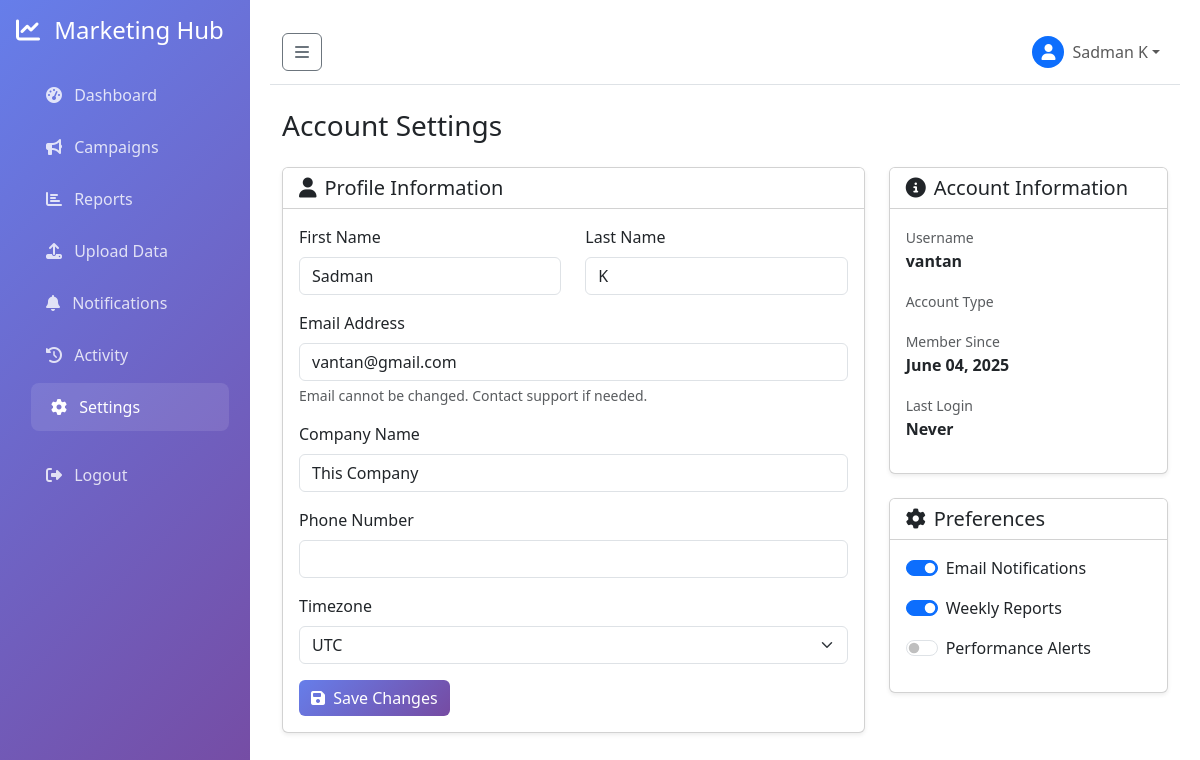
/settings (signed in), run on the app's committed database.
### models.py (models this page shows, shortened)
class User(UserMixin, db.Model):
    __tablename__ = 'users'
    id = db.Column(db.Integer, primary_key=True)
    username = db.Column(db.String(80), unique=True, nullable=False)
    email = db.Column(db.String(120), unique=True, nullable=False)
    password_hash = db.Column(db.String(256), nullable=False)
    first_name = db.Column(db.String(50), nullable=True)
    last_name = db.Column(db.String(50), nullable=True)
    company_name = db.Column(db.String(100), nullable=True)
    created_at = db.Column(db.DateTime, default=datetime.utcnow)
    campaigns = db.relationship('Campaign', backref='client', lazy=True)
    def get_full_name(self):
        if self.first_name and self.last_name:
            return f"{self.first_name} {self.last_name}"
        return self.username

### routes.py (the view)
@app.route('/settings')
@login_required
def account_settings():
    log_activity('settings_view', 'Viewed account settings')
    return render_template('settings.html')

### app.py (called while the page is built)
@login_manager.user_loader
def load_user(user_id):
    from models import User
    return User.query.get(int(user_id))

### routes.py (called while the page is built)
def log_activity(action, description=None):
    if current_user.is_authenticated:
        log = ActivityLog(
            user_id=current_user.id,
            action=action,
            description=description,
            ip_address=request.remote_addr,
            user_agent=request.headers.get('User-Agent')
        )
        db.session.add(log)
        db.session.commit()

### templates/settings.html (shortened to what this page needs)
{% extends "base.html" %}
{% block content %}
<div class="container-fluid">
    <div class="row">
        <div class="col-12">
            <div class="d-flex justify-content-between align-items-center mb-4">
                <h1 class="h3 mb-0">Account Settings</h1>
            </div>
        </div>
    </div>
    <div class="row">
        <div class="col-lg-8">
            <div class="card shadow-sm">
                <div class="card-header bg-white">
                    <h5 class="card-title mb-0">
                        <i class="fas fa-user me-2"></i>Profile Information
                    </h5>
                </div>
                <div class="card-body">
                    <form method="POST" action="{{ url_for('update_settings') }}">
                        <div class="row">
                            <div class="col-md-6 mb-3">
                                <label for="first_name" class="form-label">First Name</label>
                                <input type="text" class="form-control" id="first_name" name="first_name"
                                       value="{{ current_user.first_name or '' }}">
                            </div>
                            <div class="col-md-6 mb-3">
                                <label for="last_name" class="form-label">Last Name</label>
                                <input type="text" class="form-control" id="last_name" name="last_name"
                                       value="{{ current_user.last_name or '' }}">
                            </div>
                        </div>
                        <div class="mb-3">
                            <label for="email" class="form-label">Email Address</label>
                            <input type="email" class="form-control" id="email" name="email"
                                   value="{{ current_user.email }}" readonly>
                            <div class="form-text">Email cannot be changed. Contact support if needed.</div>
                        </div>
                        <div class="mb-3">
                            <label for="company_name" class="form-label">Company Name</label>
                            <input type="text" class="form-control" id="company_name" name="company_name"
                                   value="{{ current_user.company_name or '' }}">
                        </div>
                        <div class="mb-3">
                            <label for="phone" class="form-label">Phone Number</label>
                            <input type="tel" class="form-control" id="phone" name="phone"
                                   value="{{ current_user.phone or '' }}">
                        </div>
                        <div class="mb-3">
                            <label for="timezone" class="form-label">Timezone</label>
                            <select class="form-select" id="timezone" name="timezone">
                                <option value="UTC" {% if current_user.timezone == 'UTC' %}selected{% endif %}>UTC</option>
                            </select>
                        </div>
                        <button type="submit" class="btn btn-primary">
                            <i class="fas fa-save me-1"></i> Save Changes
                        </button>
                    </form>
                </div>
            </div>
        </div>
        <div class="col-lg-4">
            <div class="card shadow-sm mb-4">
                <div class="card-header bg-white">
                    <h5 class="card-title mb-0">
                        <i class="fas fa-info-circle me-2"></i>Account Information
                    </h5>
                </div>
                <div class="card-body">
                    <div class="mb-3">
                        <small class="text-muted">Username</small>
                        <div class="fw-bold">{{ current_user.username }}</div>
                    </div>
                    <div class="mb-3">
                        <small class="text-muted">Account Type</small>
                    </div>
                    <div class="mb-3">
                        <small class="text-muted">Member Since</small>
                        <div class="fw-bold">{{ current_user.created_at.strftime('%B %d, %Y') }}</div>
                    </div>
                    <div class="mb-3">
                        <small class="text-muted">Last Login</small>
                        <div class="fw-bold">
                            {% if current_user.last_login %}
                                {{ current_user.last_login.strftime('%B %d, %Y at %I:%M %p') }}
                            {% else %}
                                Never
                            {% endif %}
                        </div>
                    </div>
                </div>
            </div>
            <div class="card shadow-sm">
                <div class="card-header bg-white">
                    <h5 class="card-title mb-0">
                        <i class="fas fa-cog me-2"></i>Preferences
                    </h5>
                </div>
                <div class="card-body">
                    <div class="form-check form-switch mb-3">
                        <input class="form-check-input" type="checkbox" id="emailNotifications" checked>
                        <label class="form-check-label" for="emailNotifications">
                            Email Notifications
                        </label>
                    </div>
                    <div class="form-check form-switch mb-3">
                        <input class="form-check-input" type="checkbox" id="weeklyReports" checked>
                        <label class="form-check-label" for="weeklyReports">
                            Weekly Reports
                        </label>
                    </div>
                    <div class="form-check form-switch mb-3">
                        <input class="form-check-input" type="checkbox" id="performanceAlerts">
                        <label class="form-check-label" for="performanceAlerts">
                            Performance Alerts
                        </label>
                    </div>
                </div>
            </div>
        </div>
    </div>
</div>
{% endblock %}

### templates/base.html (shortened to what this page needs)
<!DOCTYPE html>
<html lang="en">
<head>
    <link href="https://cdn.jsdelivr.net/npm/bootstrap@5.3.0/dist/css/bootstrap.min.css" rel="stylesheet">
    <link href="https://cdnjs.cloudflare.com/ajax/libs/font-awesome/6.4.0/css/all.min.css" rel="stylesheet">
</head>
<body>
    <nav class="sidebar" id="sidebar">
        <div class="p-3">
            <h4 class="text-white mb-4">
                <i class="fas fa-chart-line me-2"></i>
                <span class="sidebar-text">Marketing Hub</span>
            </h4>
            <ul class="nav flex-column">
                <li class="nav-item">
                    <a class="nav-link {% if request.endpoint == 'dashboard' %}active{% endif %}" href="{{ url_for('dashboard') }}">
                        <i class="fas fa-tachometer-alt me-2"></i>
                        <span class="sidebar-text">Dashboard</span>
                    </a>
                </li>
                <li class="nav-item">
                    <a class="nav-link {% if request.endpoint == 'campaigns' %}active{% endif %}" href="{{ url_for('campaigns') }}">
                        <i class="fas fa-bullhorn me-2"></i>
                        <span class="sidebar-text">Campaigns</span>
                    </a>
                </li>
                <li class="nav-item">
                    <a class="nav-link {% if request.endpoint == 'reports' %}active{% endif %}" href="{{ url_for('reports') }}">
                        <i class="fas fa-chart-bar me-2"></i>
                        <span class="sidebar-text">Reports</span>
                    </a>
                </li>
                <li class="nav-item">
                    <a class="nav-link {% if request.endpoint == 'upload_csv' %}active{% endif %}" href="{{ url_for('upload_csv') }}">
                        <i class="fas fa-upload me-2"></i>
                        <span class="sidebar-text">Upload Data</span>
                    </a>
                </li>
                <li class="nav-item">
                    <a class="nav-link {% if request.endpoint == 'notifications' %}active{% endif %}" href="{{ url_for('notifications') }}">
                        <i class="fas fa-bell me-2"></i>
                        <span class="sidebar-text">Notifications</span>
                    </a>
                </li>
                <li class="nav-item">
                    <a class="nav-link {% if request.endpoint == 'activity_log' %}active{% endif %}" href="{{ url_for('activity_log') }}">
                        <i class="fas fa-history me-2"></i>
                        <span class="sidebar-text">Activity</span>
                    </a>
                </li>
                <li class="nav-item">
                    <a class="nav-link {% if request.endpoint == 'account_settings' %}active{% endif %}" href="{{ url_for('account_settings') }}">
                        <i class="fas fa-cog me-2"></i>
                        <span class="sidebar-text">Settings</span>
                    </a>
                </li>
                <li class="nav-item mt-3">
                    <a class="nav-link" href="{{ url_for('auth.logout') }}">
                        <i class="fas fa-sign-out-alt me-2"></i>
                        <span class="sidebar-text">Logout</span>
                    </a>
                </li>
            </ul>
        </div>
    </nav>
    <div class="content-wrapper" id="content">
        <nav class="navbar navbar-expand-lg navbar-light bg-white border-bottom mb-4">
            <div class="container-fluid">
                <button class="btn btn-outline-secondary me-3" id="sidebarToggle" type="button">
                    <i class="fas fa-bars"></i>
                </button>
                <div class="navbar-nav ms-auto">
                    <div class="nav-item dropdown">
                        <a class="nav-link dropdown-toggle d-flex align-items-center" href="#" id="userDropdown" role="button" data-bs-toggle="dropdown">
                            <div class="bg-primary rounded-circle me-2 d-flex align-items-center justify-content-center" style="width: 32px; height: 32px;">
                                <i class="fas fa-user text-white"></i>
                            </div>
                            <span>{{ current_user.get_full_name() if current_user.is_authenticated else 'Guest' }}</span>
                        </a>
                    </div>
                </div>
            </div>
        </nav>
        {% block content %}{% endblock %}
    </div>
</body>
</html>

### templates/base.html (style rules this page uses)
.sidebar { background: linear-gradient(135deg, #667eea 0%, #764ba2 100%); min-height: 100vh; position: fixed; top: 0; left: 0; width: 250px; z-index: 1000; transition: all 0.3s; }
.sidebar .nav-link { color: rgba(255, 255, 255, 0.8); padding: 12px 20px; border-radius: 8px; margin: 2px 10px; transition: all 0.3s; }
.sidebar .nav-link:hover, .sidebar .nav-link.active { background: rgba(255, 255, 255, 0.1); color: white; transform: translateX(5px); }
.content-wrapper { margin-left: 250px; padding: 20px; transition: all 0.3s; }
.btn-primary { background: linear-gradient(135deg, #667eea 0%, #764ba2 100%); border: none; }

### data on the page
User: first_name+last_name "Sadman K", first_name "Sadman", last_name "K", email "vantan@gmail.com", company_name "This Company", username "vantan", created_at "June 04, 2025"
